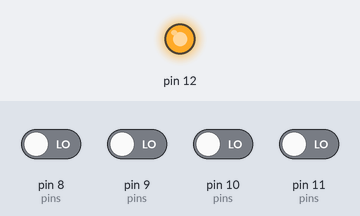
Bench run of a sketch on a simulated Arduino Uno, built with avr-gcc and run on an emulated ATmega328P. On the bench: output pins drawn as LEDs (lit = HIGH). The test bench sets the inputs (shaded band); at power-on: pin 8 (pins), pin 9 (pins), pin 10 (pins), pin 11 (pins) LOW.

Above: at 1.2 s.
1.3 s: pin 9 (pins) driven HIGH
At 2.7 s:
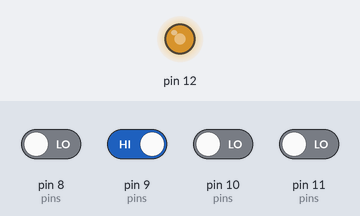
4.3 s: pin 8 (pins) driven HIGH
5.8 s: pin 8 (pins) driven LOW and pin 9 (pins) driven LOW and pin 10 (pins) driven HIGH and pin 11 (pins) driven HIGH
At 6.25 s:
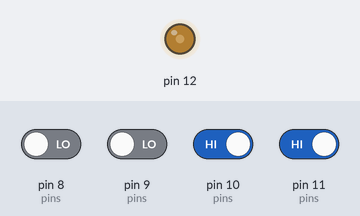
8.8 s: pin 10 (pins) driven LOW
At 10.3 s:
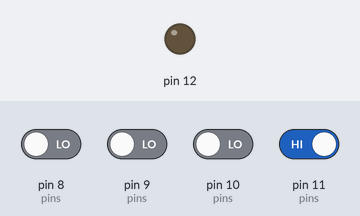
Timing chart, 0 to 11.3 s (numbered marks = the images above; inputs shaded):
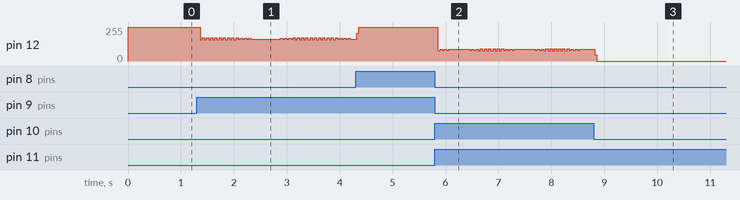

The sketch:

TouchDimmer.ino
```cpp
#include "OutputSignal.h"
#include "NKeySensor.h"

int pins[] = {8, 9, 10, 11};
OutputSignal lamp(12);
NKeySensor key4TouchDetector(pins, sizeof(pins) / sizeof(pins[0]));
int currentKey = -1;
int selectedKey = 0;
int period = 6;

void setup()
{

}

void loop()
{
	currentKey = key4TouchDetector.GetPressedKey();
	if (currentKey != -1)
	{
		selectedKey = currentKey;
	}
	lamp.PWM(period, (1.0f - (float)selectedKey / 3.0f));
}
```

NKeySensor.h
```cpp
/*
 * NKeySensor.h - Library for controlling a n Key Detector.
 * Created by Santiago G. Candelieri, November 8, 2017.
 * Released into the public domain.
 */

#ifndef NKeySensor_h
#define NKeySensor_h

#include "Arduino.h"

class NKeySensor
{
	private:
		int *pins;
		int numberOfPins;

	public:
		NKeySensor(int pins[], int numberOfPins);
		int *GetPins();
		int GetNumberOfPins();
		int GetPressedKey();
};

#endif
```

OutputSignal.h
```cpp
/*
 * OutputSignal.h - Library for controlling a digital output signal.
 * Created by Santiago G. Candelieri, November 8, 2017.
 * Released into the public domain.
 */

#ifndef OutputSignal_h
#define OutputSignal_h

#include "Arduino.h"

class OutputSignal
{
	private:
		bool on;
		int pin;
		void Write();
		unsigned long Round(float number);

	public:
		OutputSignal(int pin);
		bool IsOn();
		void SetOn(bool isOn);
		int GetPin();
		void Toggle();
		void PWM(unsigned long ms, float dutyCycle);
		void PWMMicroseconds(unsigned int us, float dutyCycle);
};

#endif
```
